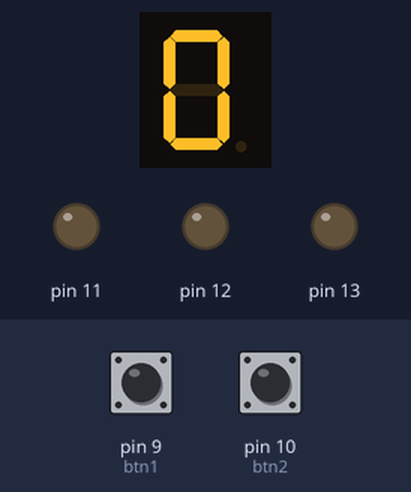
Bench run of a sketch on a simulated Arduino Uno, built with avr-gcc and run on an emulated ATmega328P. Parts: 1-digit seven-segment display, output pins drawn as LEDs (lit = HIGH). Wiring (inferred from the names in the program): 1-digit 7-segment display, segments lit when HIGH: segments pin 2, pin 3, pin 4, pin 5, pin 6, pin 7, pin 8. The test bench sets the inputs (shaded band); at power-on: pin 9 (btn1) LOW, pin 10 (btn2) LOW. The segment pins are drawn as the display they are named for; pins used as bus, display or sensor lines are not drawn.

Above: at 1.2 s.
1.3 s: pin 9 (btn1) pulled HIGH for 1 s
At 3.5 s:
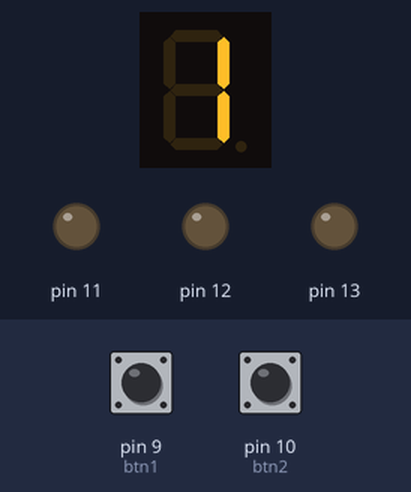
3.8 s: pin 10 (btn2) pulled HIGH for 1 s
At 4.2 s:
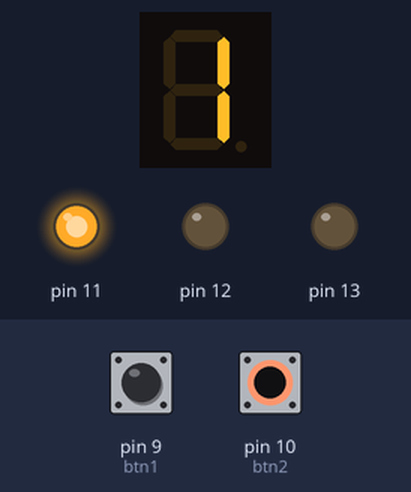
Timing chart, 0 to 6.8 s (numbered marks = the images above; inputs shaded):
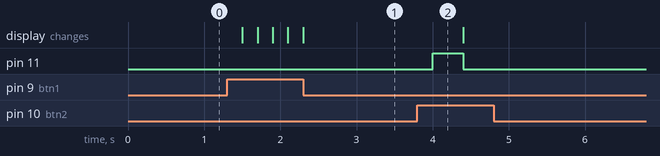

The sketch:

prova_1_sistemas_embarcados_1.ino
```cpp
/*

Exemplo para trabalhar com displays 7 segmentos

*/


#define A 2
#define B 3
#define C 4
#define D 5
#define E 6
#define F 7
#define G 8
#define btn1 9
#define btn2 10

int cont = 0;

int numero1 = 0;
int numero2 = 0;

int controle = 0;

int soma = 0;


const byte tabela_7seg[7][7] =
{ //A B C D E F G
  { 1,1,1,1,1,1,0},	//0
  { 0,1,1,0,0,0,0}, //1
  { 1,1,0,1,1,0,1},	//2
  { 1,1,1,1,0,0,1}, //3
  { 0,1,1,0,0,1,1},	//4
  { 1,0,1,1,0,1,1},	//5
  { 1,0,1,1,1,1,1}, //6
};

void converteValorDisplay(byte valor){
  byte pino = 2;

  for(byte x = 0;x<7;x++){
    digitalWrite(pino,tabela_7seg[valor][x]);
    pino++;
  }
}

void setup()
{
  pinMode(A, OUTPUT);
  pinMode(B, OUTPUT);
  pinMode(C, OUTPUT);
  pinMode(D, OUTPUT);
  pinMode(E, OUTPUT);
  pinMode(F, OUTPUT);
  pinMode(G, OUTPUT);
  pinMode(btn1, INPUT);
  pinMode(btn2, INPUT);
  pinMode(11, OUTPUT);
  pinMode(12, OUTPUT);
  pinMode(13, OUTPUT);
}

void loop()
{

  converteValorDisplay(cont);

  if(cont<4)
  {
    if (digitalRead(btn1) == HIGH)
    {
      delay(200);
      cont++;
    }

	if (digitalRead(btn2) == HIGH && controle == 0)
    {
      numero1 = cont;
      cont = 0;
      delay(200);
      controle++;

    }

	if (digitalRead(btn2) == HIGH && controle == 1)
    {
      numero2 = cont;
      controle = 2;
    }

    if (controle == 2)
    {

    soma = numero1 + numero2;

    switch (soma)
    {
      case 0:
      	digitalWrite(11,LOW);
      	digitalWrite(12,LOW);
      	digitalWrite(13,LOW);
      	converteValorDisplay(cont = 0);
        delay(200);
      	controle++;
      	break;
      case 1:
        digitalWrite(11,HIGH);
      	digitalWrite(12,LOW);
      	digitalWrite(13,LOW);
      	converteValorDisplay(cont = 1);
      	delay(200);
      	controle++;
      	break;
      case 2:
        digitalWrite(11,LOW);
      	digitalWrite(12,HIGH);
      	digitalWrite(13,LOW);
      	converteValorDisplay(cont = 2);
        delay(200);
      	controle++;
      	break;
      case 3:
        digitalWrite(11,HIGH);
      	digitalWrite(12,HIGH);
      	digitalWrite(13,LOW);
      	converteValorDisplay(cont = 3);
      	delay(200);
      	controle++;
      	break;
      case 4:
        digitalWrite(11,LOW);
      	digitalWrite(12,LOW);
      	digitalWrite(13,HIGH);
      	converteValorDisplay(cont = 4);
      	delay(200);
      	controle++;
      	break;
      case 5:
        digitalWrite(11,HIGH);
      	digitalWrite(12,LOW);
      	digitalWrite(13,HIGH);
      	converteValorDisplay(cont = 5);
      	delay(200);
      	controle++;
      	break;
      case 6:
        digitalWrite(11,LOW);
      	digitalWrite(12,HIGH);
      	digitalWrite(13,HIGH);
      	converteValorDisplay(cont = 6);
      	delay(200);
      	controle++;
      	break;
    }

    }

  }

  if (cont == 4 && soma != 4)
  {
    cont = 0;
  }

  if (digitalRead(btn2) == HIGH && controle == 3)
  {
    cont = 0;
    numero1 = 0;
    numero2 = 0;
    delay(200);
    controle = 0;
    soma = 0;
    digitalWrite(11,LOW);
    digitalWrite(12,LOW);
    digitalWrite(13,LOW);

  }

}
```

Measured:
- after the input at 1.3 s, the display: changes after 0.20 s (image 1)
- after the input at 3.8 s, pin 11: LOW → HIGH after 0.20 s, → LOW 0.40 s later
